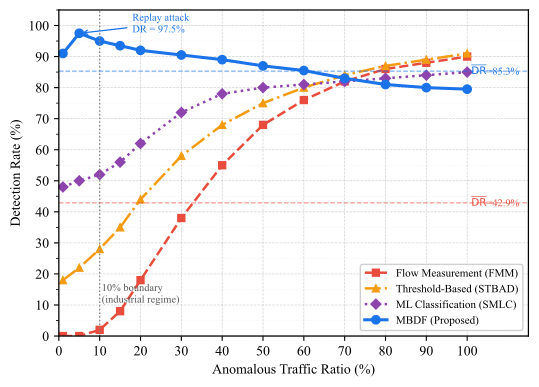

The Python source for this figure:
"""
fig_detection_rate.py
Generates Fig. 2 – Detection Rate vs. Anomalous Traffic Ratio.
Output: fig_detection_rate.pdf / fig_detection_rate.png

Data anchors derived from V6 paper text:
  FMM  : avg 42.9 %;  ≈0 % at low traffic; rises slowly at high traffic
  STBAD: avg 60.4 %;  ≈20-30 % at low;     rises steadily
  SMLC : avg 74.0 %;  ≈50 % at low;         reaches ~80 % above 30 %
  MBDF : avg 85.3 %;  >90 % at <10 %;       97.5 % at replay scenario;
                       slight drop at very high ratios
"""

import numpy as np
import matplotlib.pyplot as plt
import matplotlib.ticker as mticker

# ── Global style ──────────────────────────────────────────────────────────────
plt.rcParams.update({
    "font.family":    "serif",
    "font.serif":     ["Times New Roman", "DejaVu Serif"],
    "font.size":      10,
    "axes.linewidth": 0.9,
    "pdf.fonttype":   42,
    "ps.fonttype":    42,
})

# ── X-axis: anomalous traffic ratio (%) ───────────────────────────────────────
x = np.array([1, 5, 10, 15, 20, 30, 40, 50, 60, 70, 80, 90, 100],
             dtype=float)

# ── Detection rate curves (%) ─────────────────────────────────────────────────
# Flow Measurement Method
# Near 0 % at low traffic; slowly rises; avg ≈ 42.9 %
fmm = np.array([0.0, 0.0, 2.0, 8.0, 18.0, 38.0, 55.0,
                68.0, 76.0, 82.0, 86.0, 88.0, 90.0])

# Statistical Threshold-Based Anomaly Detection
# ~20-30 % at low; gradual rise; avg ≈ 60.4 %
stbad = np.array([18.0, 22.0, 28.0, 35.0, 44.0, 58.0, 68.0,
                  75.0, 80.0, 84.0, 87.0, 89.0, 91.0])

# Supervised ML Classification
# ~50 % at low (sparse data); rises sharply above 30 %; avg ≈ 74.0 %
smlc = np.array([48.0, 50.0, 52.0, 56.0, 62.0, 72.0, 78.0,
                 80.0, 81.0, 82.0, 83.0, 84.0, 85.0])

# MBDF (proposed)
# >90 % at <10 %; 97.5 % at replay; slight drop at very high ratios;
# avg ≈ 85.3 %
mbdf = np.array([91.0, 97.5, 95.0, 93.5, 92.0, 90.5, 89.0,
                 87.0, 85.5, 83.0, 81.0, 80.0, 79.5])

# ── Plot ──────────────────────────────────────────────────────────────────────
fig, ax = plt.subplots(figsize=(5.5, 4.0))

styles = dict(linewidth=1.8, markersize=5)

ax.plot(x, fmm,   "s--", color="#E74C3C", label="Flow Measurement (FMM)",
        **styles)
ax.plot(x, stbad, "^-.", color="#F39C12",
        label="Threshold-Based (STBAD)", **styles)
ax.plot(x, smlc,  "D:",  color="#8E44AD",
        label="ML Classification (SMLC)", **styles)
ax.plot(x, mbdf,  "o-",  color="#1A73E8",
        label="MBDF (Proposed)", linewidth=2.2, markersize=6)

# ── Annotations ───────────────────────────────────────────────────────────────
# 10 % boundary
ax.axvline(x=10, color="#888888", linestyle=":", linewidth=1.0)
ax.text(10.5, 10, "10% boundary\n(industrial regime)",
        fontsize=7.5, color="#555555", va="bottom")

# MBDF average line
ax.axhline(y=85.3, color="#1A73E8", linestyle="--",
           linewidth=0.9, alpha=0.55)
ax.text(101, 85.3, r"$\overline{\mathrm{DR}}$=85.3%",
        fontsize=7.5, color="#1A73E8", va="center")

# FMM average line
ax.axhline(y=42.9, color="#E74C3C", linestyle="--",
           linewidth=0.9, alpha=0.55)
ax.text(101, 42.9, r"$\overline{\mathrm{DR}}$=42.9%",
        fontsize=7.5, color="#E74C3C", va="center")

# Replay attack marker
ax.annotate("Replay attack\nDR = 97.5%",
            xy=(5, 97.5), xytext=(18, 97.8),
            fontsize=7.5, color="#1A73E8",
            arrowprops=dict(arrowstyle="->", color="#1A73E8",
                            lw=0.9))

# ── Axes formatting ───────────────────────────────────────────────────────────
ax.set_xlabel("Anomalous Traffic Ratio (%)", fontsize=10)
ax.set_ylabel("Detection Rate (%)", fontsize=10)
ax.set_xlim(0, 115)
ax.set_ylim(0, 105)
ax.set_xticks([0, 10, 20, 30, 40, 50, 60, 70, 80, 90, 100])
ax.set_yticks(range(0, 105, 10))
ax.yaxis.set_minor_locator(mticker.MultipleLocator(5))
ax.grid(True, which="major", linestyle="--",
        linewidth=0.5, alpha=0.6)
ax.grid(True, which="minor", linestyle=":",
        linewidth=0.3, alpha=0.4)

ax.legend(loc="lower right", fontsize=8,
          framealpha=0.92, edgecolor="#CCCCCC")

plt.tight_layout()
plt.savefig("fig_detection_rate.pdf", dpi=300, bbox_inches="tight")
plt.savefig("fig_detection_rate.png", dpi=300, bbox_inches="tight")
print("Saved: fig_detection_rate.pdf / fig_detection_rate.png")
plt.show()
